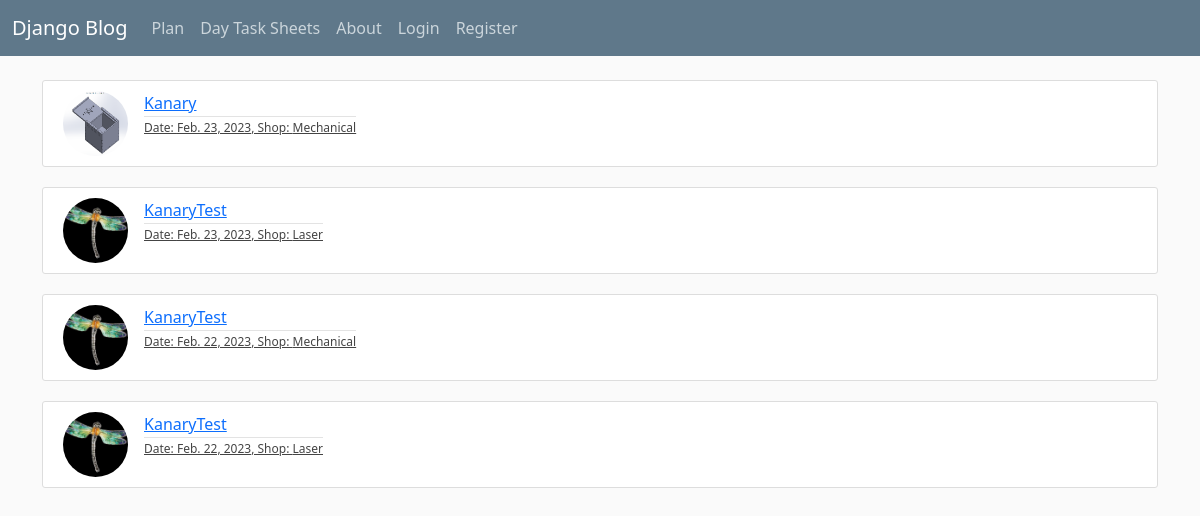
The app's page /daytasksheet_list/ with its own data.
### blog/models.py (models this page shows, shortened)
class DayTaskSheet(models.Model):
    date = models.DateField(default=timezone.now)
    SHOP_CHOICES = [(1, 'Laser'),
                    (2, 'Mechanical')]
    shop = models.IntegerField(choices=SHOP_CHOICES)
    shop_master = models.ForeignKey(User,
                                    on_delete=models.RESTRICT)
    class Meta:
        unique_together = ['date', 'shop']

### users/models.py (models this page shows, shortened)
class Profile(models.Model):
    user = models.OneToOneField(User, on_delete=models.CASCADE)
    image = models.ImageField(default='default.jpg', upload_to='profile_pics')

### blog/views.py (the view)
# urls.py: path('daytasksheet_list/', DayTaskSheetListView.as_view(), name='daytasksheet-list'),
class DayTaskSheetListView(ListView):
    model = DayTaskSheet
    template_name = 'blog/daytasksheet_list.html'
    context_object_name = 'daytasksheets'
    ordering = ['-date']
    paginate_by = 50

### blog/templates/blog/daytasksheet_list.html (shortened to what this page needs)
{% extends "blog/base.html" %}
{% block content %}
{% for daytasksheet in daytasksheets %}
<article class="d-flex content-section">
    <img class="rounded-circle article-img" src="{{ daytasksheet.shop_master.profile.image.url }}">
    <div class="media-body">
        <div class="article-metadata">
            <a class="me-2" href="{% url 'user-posts' daytasksheet.shop_master.username %}">{{ daytasksheet.shop_master }}</a>
        </div>
        <h6><a class="article-title" href="{% url 'daytasksheet-detail' daytasksheet.id %}">Date: {{ daytasksheet.date }}, Shop: {{ daytasksheet.get_shop_display }}</a></h6>
    </div>
</article>
{% endfor %}
{% endblock content %}

### blog/static/blog/main.css (style rules this page uses)
body { background: #fafafa; color: #333333; margin-top: 5rem; }
h1, h2, h3, h4, h5, h6 { color: #444444; font-size: 12px; }
.content-section { background: #ffffff; padding: 10px 20px; border: 1px solid #dddddd; border-radius: 3px; margin-bottom: 20px; }
.article-title { font-size: 12px; color: #444444; }
.article-img { height: 65px; width: 65px; margin-right: 16px; }
.article-metadata { padding-bottom: 1px; margin-bottom: 4px; border-bottom: 1px solid #e3e3e3 }

### records on screen
DayTaskSheet: shop_master.profile.image (picture), shop_master "Kanary", date "Feb. 23, 2023", shop "Mechanical"
DayTaskSheet: shop_master.profile.image (placeholder picture), shop_master "KanaryTest", date "Feb. 23, 2023", shop "Laser"
DayTaskSheet: shop_master.profile.image (placeholder picture), shop_master "KanaryTest", date "Feb. 22, 2023", shop "Mechanical"
DayTaskSheet: shop_master.profile.image (placeholder picture), shop_master "KanaryTest", date "Feb. 22, 2023", shop "Laser"
